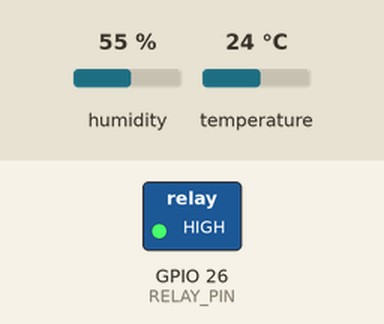
Simulated run of this sketch. Board: ESP32. Parts: switched loads named in the sketch (green lamp = pin HIGH). Inputs (shaded band) come from the test bench; at power-on: temperature 24 °C, humidity 55 %. WiFi joins after 1.5 s; servers stay silent unless stated; uploads are accepted with an empty reply; what the sketch prints to the serial monitor is not drawn.

Above: at 3.7 s.
3.8 s: temperature set to 30 °C
7.0 s: temperature set to 33 °C
At 8.0 s:
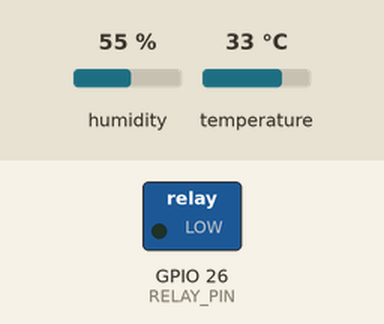
Timing chart, 0 to 10.0 s (numbered marks = the images above; inputs shaded):
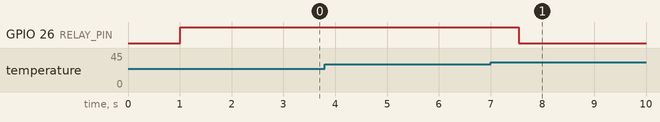

The sketch:

esp32_cloud_firmware.ino
```cpp
/**
 * ==============================================================================
 * SmartFan IoT System - ESP32 Cloud Firmware (Render / Cloud Connected)
 * ==============================================================================
 * Connects your ESP32 to your Render-hosted Cloud Backend over Wi-Fi (HTTPS).
 *
 * Hardware Pin Configuration:
 * - GPIO 4  : DHT11 Sensor DATA line
 * - GPIO 26 : 5V Relay Module IN (Active-LOW: LOW = Fan ON, HIGH = Fan OFF)
 *
 * Flow:
 * 1. ESP32 connects to your Wi-Fi network (Home Wi-Fi or Mobile Hotspot).
 * 2. Every 2.5 seconds, it reads Temperature & Humidity from DHT11.
 * 3. Sends POST request with sensor readings to:
 *    https://<YOUR-RENDER-APP-NAME>.onrender.com/api/telemetry
 * 4. Receives back the commanded fan state from the cloud dashboard.
 * 5. Controls GPIO 26 relay and provides physical cooling.
 * ==============================================================================
 */

#include <WiFi.h>
#include <HTTPClient.h>
#include <WiFiClientSecure.h>
#include <ArduinoJson.h>
#include <DHT.h>

// ---------------- Wi-Fi Configuration ----------------
// Enter your Wi-Fi name (SSID) and Password
const char* ssid     = "iQOO Neo7";
const char* password = "1234567890@07";

// ---------------- Render Cloud Server URL ----------------
// Replace with your actual Render service URL (e.g., https://smart-fan-iot.onrender.com)
const char* cloudServerUrl = "https://smart-fan-iot.onrender.com/api/telemetry";

// ---------------- Hardware Pin Definitions ----------------
#define DHTPIN         4       // GPIO 4 for DHT11 data line
#define DHTTYPE        DHT11   // Sensor type DHT11
#define RELAY_PIN      26      // GPIO 26 for 5V Relay module

// Relay Polarity (Active-LOW: LOW = ON, HIGH = OFF)
#define RELAY_ON  LOW
#define RELAY_OFF HIGH

// Temperature Thresholds for Auto Cooling
float tempThresholdOn  = 32.0;
float tempThresholdOff = 30.0;

DHT dht(DHTPIN, DHTTYPE);

bool fanState = false;
String fanMode = "auto";
unsigned long lastTelemetryTime = 0;
const unsigned long TELEMETRY_INTERVAL = 2500; // 2.5 seconds

void setFanState(bool enabled) {
  fanState = enabled;
  digitalWrite(RELAY_PIN, enabled ? RELAY_ON : RELAY_OFF);
  Serial.printf("[ACTUATOR] Fan %s (GPIO 26 = %s)\n",
    enabled ? "ON" : "OFF",
    enabled ? "LOW" : "HIGH"
  );
}

void setup() {
  Serial.begin(115200);
  delay(1000);

  Serial.println("\n=============================================");
  Serial.println("  SmartFan ESP32 - Cloud Connected Firmware  ");
  Serial.println("=============================================");

  // Initialize relay to OFF state immediately
  digitalWrite(RELAY_PIN, RELAY_OFF);
  pinMode(RELAY_PIN, OUTPUT);
  digitalWrite(RELAY_PIN, RELAY_OFF);

  // Initialize DHT11
  dht.begin();
  Serial.println("[DHT11] Sensor initialized on GPIO 4");

  // Connect to Wi-Fi
  Serial.printf("[WIFI] Connecting to %s", ssid);
  WiFi.begin(ssid, password);
  int attempts = 0;
  while (WiFi.status() != WL_CONNECTED && attempts < 40) {
    delay(500);
    Serial.print(".");
    attempts++;
  }

  if (WiFi.status() == WL_CONNECTED) {
    Serial.println("\n[WIFI] Connected successfully!");
    Serial.printf("[WIFI] IP Address: %s\n", WiFi.localIP().toString().c_str());
  } else {
    Serial.println("\n[WIFI WARN] Connection timeout. Running local auto-cooling fallback.");
  }
}

void loop() {
  unsigned long now = millis();
  if (now - lastTelemetryTime < TELEMETRY_INTERVAL && lastTelemetryTime != 0) {
    return;
  }
  lastTelemetryTime = now;

  float temperature = dht.readTemperature();
  float humidity = dht.readHumidity();

  if (isnan(temperature) || isnan(humidity)) {
    Serial.println("[DHT11 WARN] Sensor read failed. Retrying...");
    return;
  }

  Serial.printf("[SENSOR] Temp: %.1f °C | Humidity: %.1f %% | Fan: %s\n",
    temperature, humidity, fanState ? "ON" : "OFF"
  );

  // 1. Local Auto-Cooling Logic (ensures fan works even if Wi-Fi drops)
  if (fanMode == "auto") {
    if (temperature >= tempThresholdOn && !fanState) {
      setFanState(true);
    } else if (temperature <= tempThresholdOff && fanState) {
      setFanState(false);
    }
  }

  // 2. Synchronize with Render Cloud Backend
  if (WiFi.status() == WL_CONNECTED) {
    WiFiClientSecure client;
    client.setInsecure(); // Skip TLS certificate fingerprint validation for Render
    HTTPClient http;

    if (http.begin(client, cloudServerUrl)) {
      http.addHeader("Content-Type", "application/json");

      // Build outgoing telemetry payload
      JsonDocument doc;
      doc["temperature"] = temperature;
      doc["humidity"] = humidity;
      doc["relayState"] = fanState;
      doc["fanState"] = fanState;
      doc["fanMode"] = fanMode;
      doc["wifiRssi"] = WiFi.RSSI();

      String requestBody;
      serializeJson(doc, requestBody);

      int httpResponseCode = http.POST(requestBody);

      if (httpResponseCode == 200) {
        String responseText = http.getString();
        JsonDocument responseDoc;
        DeserializationError err = deserializeJson(responseDoc, responseText);
        if (!err) {
          if (responseDoc["fanMode"].is<String>()) {
            fanMode = responseDoc["fanMode"].as<String>();
          }
          if (responseDoc["fanState"].is<bool>()) {
            bool targetState = responseDoc["fanState"].as<bool>();
            if (fanMode == "manual") {
              setFanState(targetState);
            }
          }
          if (responseDoc["tempThresholdOn"].is<float>()) {
            tempThresholdOn = responseDoc["tempThresholdOn"].as<float>();
          }
          if (responseDoc["tempThresholdOff"].is<float>()) {
            tempThresholdOff = responseDoc["tempThresholdOff"].as<float>();
          }
        }
      } else {
        Serial.printf("[CLOUD] HTTP POST failed, code: %d\n", httpResponseCode);
      }
      http.end();
    }
  }
}
```

Measured:
- the behaviour switches between 31 and 32 °C on temperature (found by bisection; images 0 and 1)
- after the input at 3.8 s, every drawn part: stays the same
- after the input at 7.0 s, GPIO 26 (RELAY_PIN): HIGH → LOW after 0.54 s
